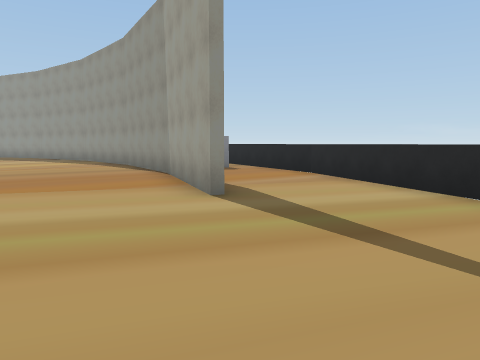
View 1 (above)

16 first-person views from a walk through a scene from a Unity 3-D project. The camera is 1.5 m above the floor, tilts 6° down and sees 70° across. The floor is counted in squares, 2 m on a side. Each view is taken from the middle of a square. On the plan, view 1 faces up. The plan holds only what a view shows up to about 11 squares ahead; the rest is blank. The place goes on beyond the plan. The player is left out. Some animated figures are left out. Some surface patterns are stand-ins.

View 2
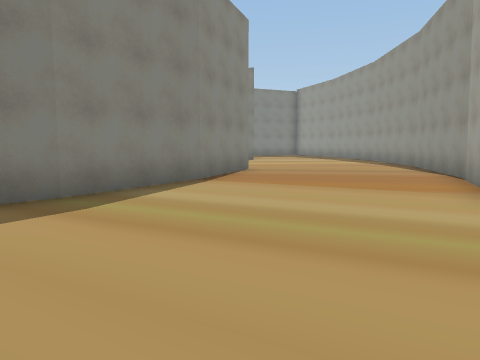

View 3
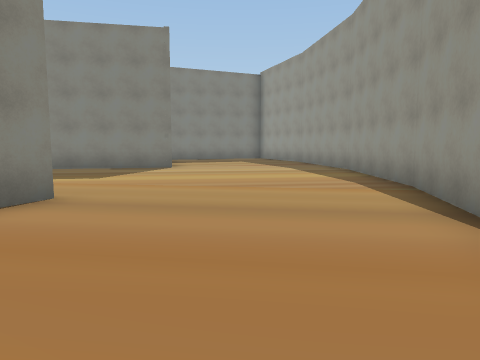

View 4
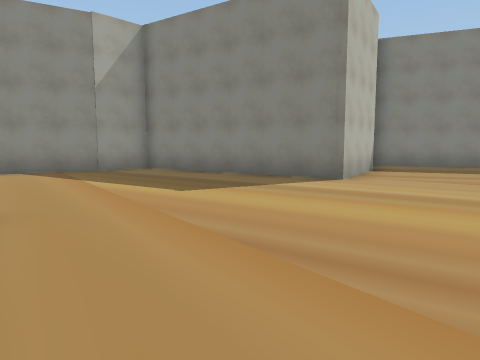

View 5
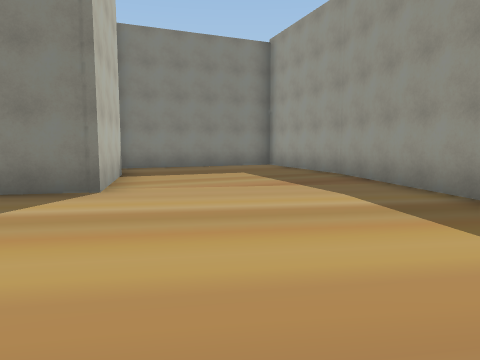

View 6
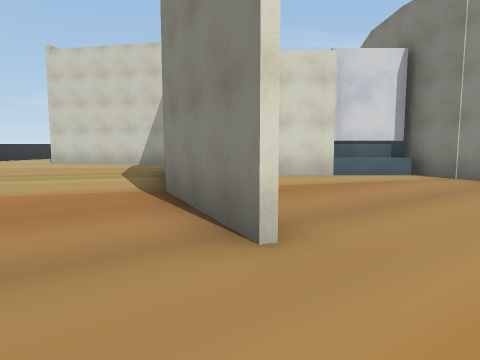

View 7
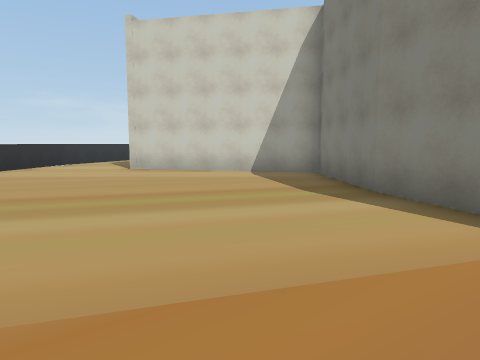

View 8
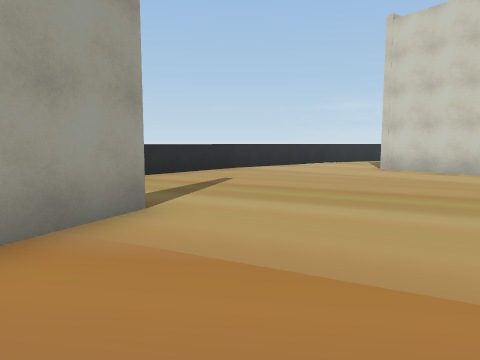

View 9
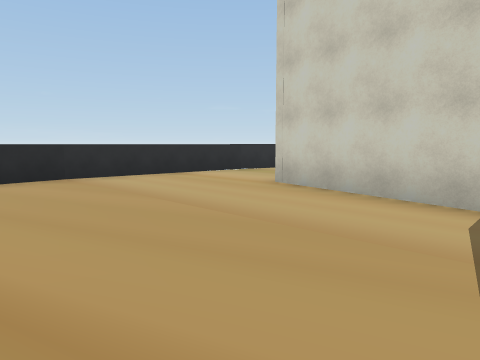

View 10
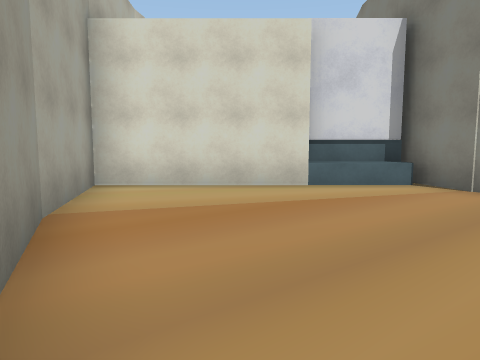

View 11
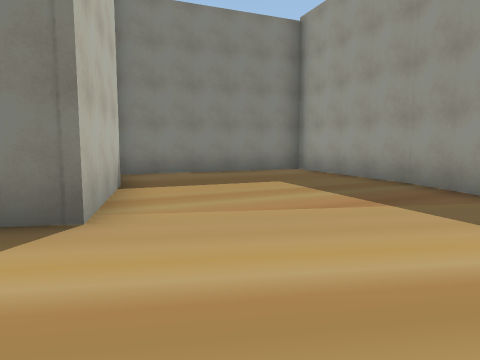

View 12
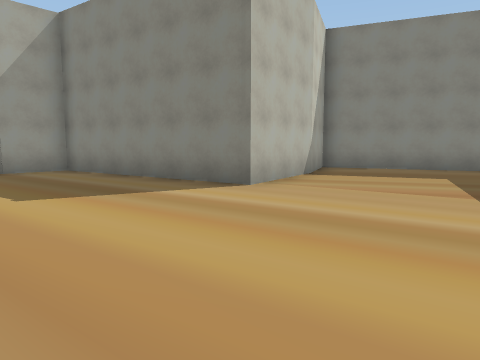

View 13
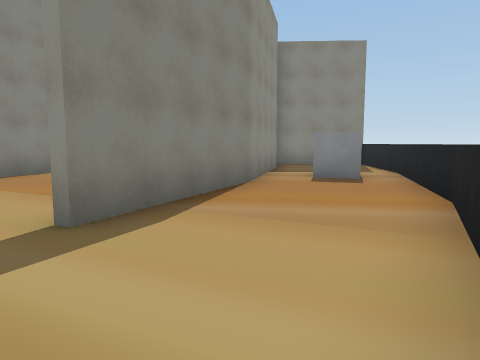

View 14
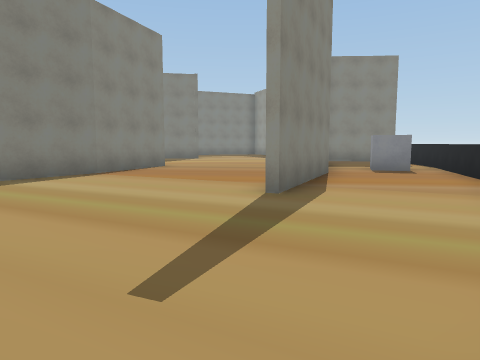

View 15
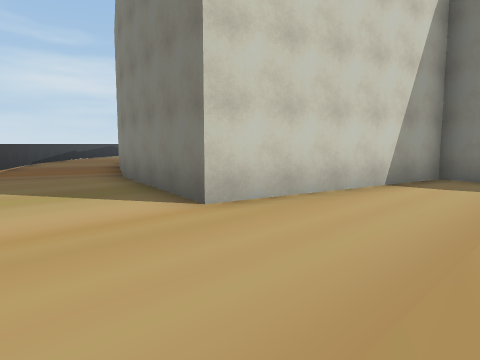

View 16
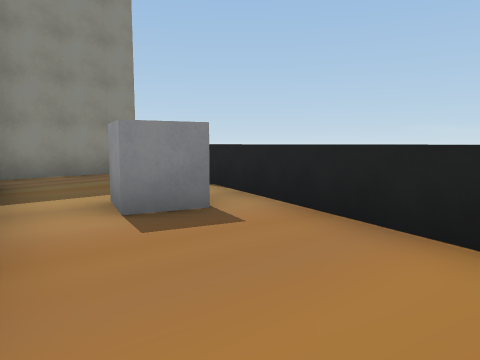

### Floor plan
Key: @ floor where view 1 was taken; # wall or solid block; . floor; ^ raised ledge.
Columns run from 16 left of view 1 to 4 right of it. Each row starts with its distance up from view 1.
 20  ###
 19  #.####
 18 ##....##
 17 #......###
 16 #........## ##
 15 #.........### ^
 14 ###........#...^
 13   ##.......##...^
 12    ##.......### .
 11    ##....... ###.^
 10   ##.........##...
  9   #...........#...^
  8  ##...........##...
  7  #.......#.....#...^
  6  ##......##....#...^
  5   ##......#....#...^
  4    #......#.........
  3    ##.....##........#
  2     #......#........^
  1     ########........^
  0            #....@...^
 -1            #........^
 -2            #........^
 -3            #####....^
 -4                ##...#
 -5                ##...#
 -6                #...^

Where each view was taken, in squares from view 1:
view 1: 0 up, 0 right, facing up
view 2: 0 up, 0 right, facing up-left
view 3: 6 up, 2 left, facing up-left
view 4: 10 up, 4 left, facing left
view 5: 10 up, 6 left, facing up-left
view 6: 10 up, 7 left, facing down
view 7: 7 up, 3 left, facing down
view 8: 7 up, 4 left, facing down-right
view 9: 2 up, 4 left, facing down-right
view 10: 8 up, 8 left, facing down
view 11: 11 up, 8 left, facing up-left
view 12: 12 up, 5 left, facing left
view 13: 4 up, 3 right, facing up-left
view 14: 1 up, 3 right, facing up-left
view 15: 0 up, 3 right, facing down-left
view 16: 7 up, 0 right, facing up
